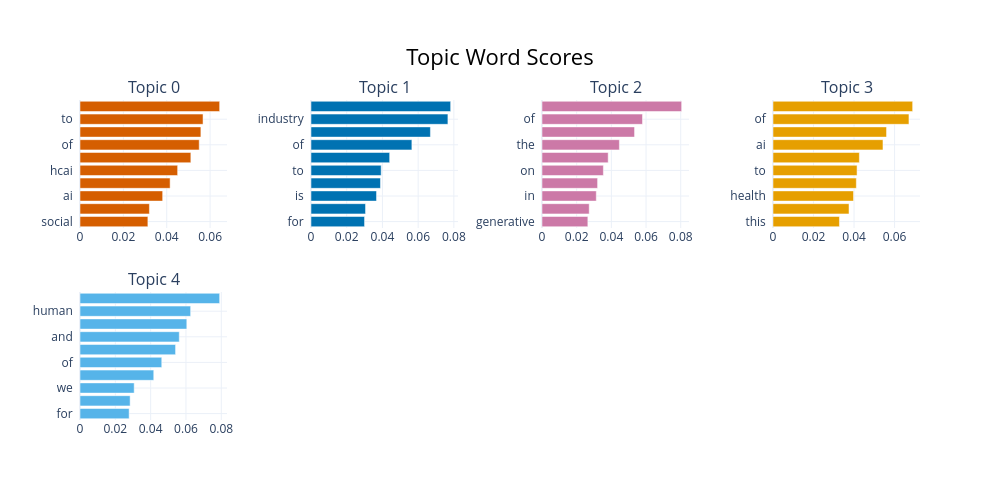

This figure's notebook cell:
### Code cell
# visualize top keywords
topic_model.visualize_barchart(
    top_n_topics=5,
    n_words=10
)

### Figure 1 — Plotly figure (JSON) as saved in the notebook; plotly's stock layout.template omitted (floating-point values rounded to 4 significant figures)
{"data": [{"marker": {"color": "#D55E00"}, "orientation": "h", "x": [0.0313, 0.03201, 0.03812, 0.04156, 0.04503, 0.05112, 0.05498, 0.05575, 0.05674, 0.0644], "y": ["social  ", "that  ", "ai  ", "in  ", "hcai  ", "human  ", "of  ", "the  ", "to  ", "and  "], "type": "bar", "xaxis": "x", "yaxis": "y"}, {"marker": {"color": "#0072B2"}, "orientation": "h", "x": [0.02998, 0.03054, 0.0367, 0.0389, 0.0393, 0.04405, 0.05649, 0.06687, 0.07667, 0.0782], "y": ["for  ", "this  ", "is  ", "human  ", "to  ", "in  ", "of  ", "and  ", "industry  ", "the  "], "type": "bar", "xaxis": "x2", "yaxis": "y2"}, {"marker": {"color": "#CC79A7"}, "orientation": "h", "x": [0.02644, 0.02723, 0.03131, 0.03206, 0.03539, 0.03816, 0.04462, 0.05337, 0.05796, 0.08053], "y": ["generative  ", "ai  ", "in  ", "for  ", "on  ", "to  ", "the  ", "speech  ", "of  ", "and  "], "type": "bar", "xaxis": "x3", "yaxis": "y3"}, {"marker": {"color": "#E69F00"}, "orientation": "h", "x": [0.03279, 0.03752, 0.03974, 0.04113, 0.04149, 0.04262, 0.05427, 0.05604, 0.0671, 0.06892], "y": ["this  ", "data  ", "health  ", "healthcare  ", "to  ", "in  ", "ai  ", "the  ", "of  ", "and  "], "type": "bar", "xaxis": "x4", "yaxis": "y4"}, {"marker": {"color": "#56B4E9"}, "orientation": "h", "x": [0.02783, 0.02838, 0.03067, 0.04176, 0.0463, 0.05411, 0.05621, 0.06047, 0.06265, 0.07907], "y": ["for  ", "research  ", "we  ", "in  ", "of  ", "to  ", "and  ", "the  ", "human  ", "ai  "], "type": "bar", "xaxis": "x5", "yaxis": "y5"}], "layout": {"xaxis": {"anchor": "y", "domain": [0.0, 0.175], "showgrid": true}, "yaxis": {"anchor": "x", "domain": [0.6, 1.0], "showgrid": true}, "xaxis2": {"anchor": "y2", "domain": [0.275, 0.45], "showgrid": true}, "yaxis2": {"anchor": "x2", "domain": [0.6, 1.0], "showgrid": true}, "xaxis3": {"anchor": "y3", "domain": [0.55, 0.725], "showgrid": true}, "yaxis3": {"anchor": "x3", "domain": [0.6, 1.0], "showgrid": true}, "xaxis4": {"anchor": "y4", "domain": [0.825, 1.0], "showgrid": true}, "yaxis4": {"anchor": "x4", "domain": [0.6, 1.0], "showgrid": true}, "xaxis5": {"anchor": "y5", "domain": [0.0, 0.175], "showgrid": true}, "yaxis5": {"anchor": "x5", "domain": [0.0, 0.4], "showgrid": true}, "xaxis6": {"anchor": "y6", "domain": [0.275, 0.45], "showgrid": true}, "yaxis6": {"anchor": "x6", "domain": [0.0, 0.4], "showgrid": true}, "xaxis7": {"anchor": "y7", "domain": [0.55, 0.725], "showgrid": true}, "yaxis7": {"anchor": "x7", "domain": [0.0, 0.4], "showgrid": true}, "xaxis8": {"anchor": "y8", "domain": [0.825, 1.0], "showgrid": true}, "yaxis8": {"anchor": "x8", "domain": [0.0, 0.4], "showgrid": true}, "annotations": [{"font": {"size": 16}, "showarrow": false, "text": "Topic 0", "x": 0.0875, "xanchor": "center", "xref": "paper", "y": 1.0, "yanchor": "bottom", "yref": "paper"}, {"font": {"size": 16}, "showarrow": false, "text": "Topic 1", "x": 0.3625, "xanchor": "center", "xref": "paper", "y": 1.0, "yanchor": "bottom", "yref": "paper"}, {"font": {"size": 16}, "showarrow": false, "text": "Topic 2", "x": 0.6375, "xanchor": "center", "xref": "paper", "y": 1.0, "yanchor": "bottom", "yref": "paper"}, {"font": {"size": 16}, "showarrow": false, "text": "Topic 3", "x": 0.9125, "xanchor": "center", "xref": "paper", "y": 1.0, "yanchor": "bottom", "yref": "paper"}, {"font": {"size": 16}, "showarrow": false, "text": "Topic 4", "x": 0.0875, "xanchor": "center", "xref": "paper", "y": 0.4, "yanchor": "bottom", "yref": "paper"}], "title": {"font": {"size": 22, "color": "Black"}, "text": "Topic Word Scores", "x": 0.5, "xanchor": "center", "yanchor": "top"}, "hoverlabel": {"font": {"size": 16, "family": "Rockwell"}, "bgcolor": "white"}, "showlegend": false, "width": 1000, "height": 500}}
